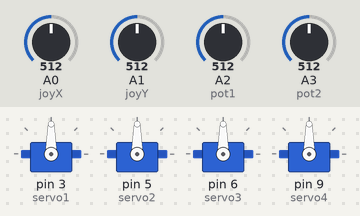
Bench run of a sketch on a simulated Arduino Uno, built with avr-gcc and run on an emulated ATmega328P. Shown: 4 × servo. Inputs (shaded band) come from the test bench; at power-on: A0 (joyX) = 512, A1 (joyY) = 512, A2 (pot1) = 512, A3 (pot2) = 512.

Above: at 1.2 s.
1.3 s: A0 (joyX) set to 716
At 1.6 s:
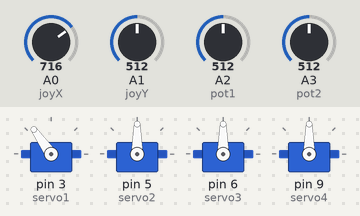
2.8 s: A1 (joyY) set to 716
At 4.0 s:
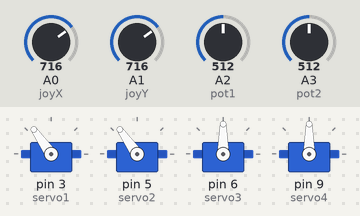
4.3 s: A2 (pot1) set to 716
At 5.2 s:
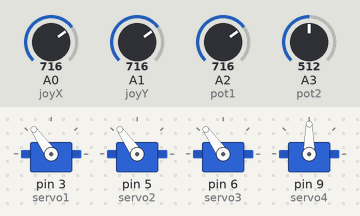
5.8 s: A3 (pot2) set to 716
At 6.6 s:
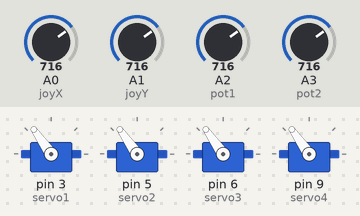
7.3 s: A0 (joyX) set to 992
At 7.6 s:
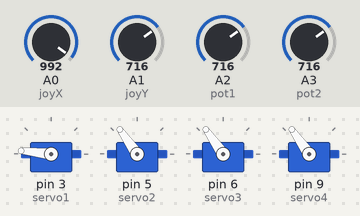
8.8 s: A1 (joyY) set to 992
At 9.8 s:
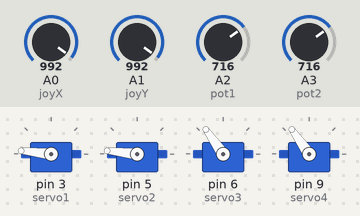
Timing chart, 0 to 11.3 s (numbered marks = the images above; inputs shaded):
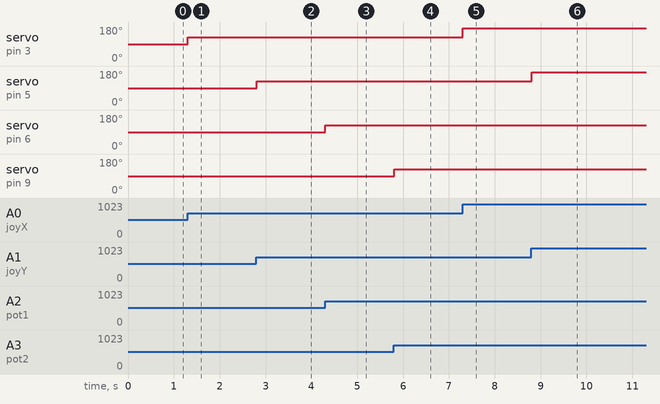

Measured:
- after the input at 1.3 s, servo on pin 3 (servo1): 90° → 125° at once
- after the input at 2.8 s, servo on pin 5 (servo2): 90° → 125° at once
- after the input at 4.3 s, servo on pin 6 (servo3): 90° → 125° at once
- after the input at 5.8 s, servo on pin 9 (servo4): 90° → 125° at once
- after the input at 7.3 s, servo on pin 3 (servo1): 125° → 174° at once
- after the input at 8.8 s, servo on pin 5 (servo2): 125° → 174° at once

The sketch:

robot-arm.ino
```cpp
#include <Servo.h>

Servo servo1;
Servo servo2;
Servo servo3;
Servo servo4;

const int joyX = A0;
const int joyY = A1;

const int pot1 = A2;
const int pot2 = A3;

void setup() {

  servo1.attach(3);
  servo2.attach(5);
  servo3.attach(6);
  servo4.attach(9);
}

void loop() {

  // JOYSTICK X
  int xVal = analogRead(joyX);
  xVal = map(xVal, 0, 1023, 0, 180);
  servo1.write(xVal);

  // JOYSTICK Y
  int yVal = analogRead(joyY);
  yVal = map(yVal, 0, 1023, 0, 180);
  servo2.write(yVal);

  // POT1
  int potVal1 = analogRead(pot1);
  potVal1 = map(potVal1, 0, 1023, 0, 180);
  servo3.write(potVal1);

  // POT2
  int potVal2 = analogRead(pot2);
  potVal2 = map(potVal2, 0, 1023, 0, 180);
  servo4.write(potVal2);

  delay(10);
}
```
